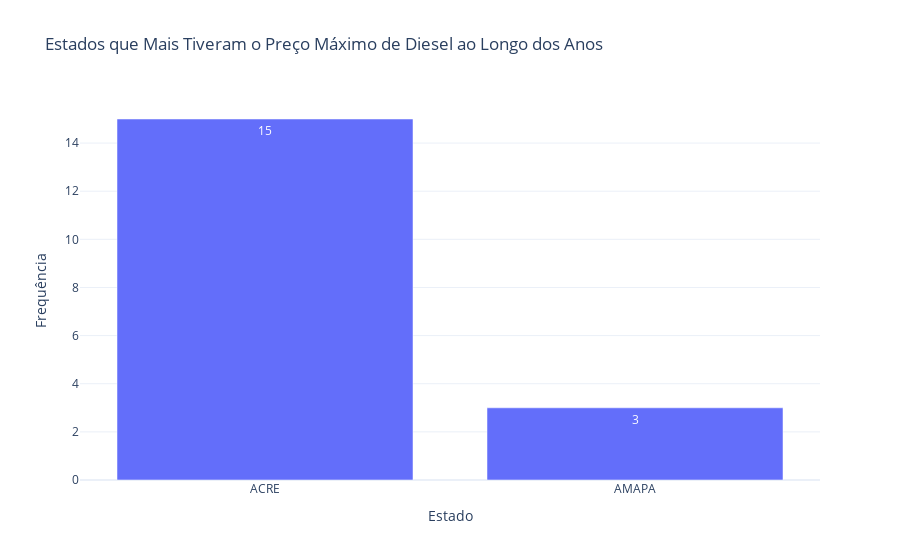

Notebook code for this chart:
### Code cell
# Contagem de estados que mais aparecem como máximo
max_counts = tabela_diferencas_diesel['Estado Preço Médio Máximo'].value_counts().reset_index()
max_counts.columns = ['Estado', 'Frequência']

fig = px.bar(
    max_counts,
    x='Estado',
    y='Frequência',
    title="Estados que Mais Tiveram o Preço Máximo de Diesel ao Longo dos Anos",
    text='Frequência'
)

fig.update_layout(template="plotly_white")

fig.write_image("../images/preco_max_diesel.png")
fig.show()

### Figure 1 — Plotly figure (JSON) as saved in the notebook; plotly's stock layout.template omitted (floating-point values rounded to 4 significant figures)
{"data": [{"hovertemplate": "Estado=%{x}<br>Frequência=%{text}<extra></extra>", "legendgroup": "", "marker": {"color": "#636efa", "pattern": {"shape": ""}}, "name": "", "orientation": "v", "showlegend": false, "text": [15.0, 3.0], "textposition": "auto", "type": "bar", "x": ["ACRE", "AMAPA"], "xaxis": "x", "y": [15, 3], "yaxis": "y"}], "layout": {"barmode": "relative", "legend": {"tracegroupgap": 0}, "title": {"text": "Estados que Mais Tiveram o Preço Máximo de Diesel ao Longo dos Anos"}, "xaxis": {"anchor": "y", "domain": [0, 1], "title": {"text": "Estado"}}, "yaxis": {"anchor": "x", "domain": [0, 1], "title": {"text": "Frequência"}}}}
